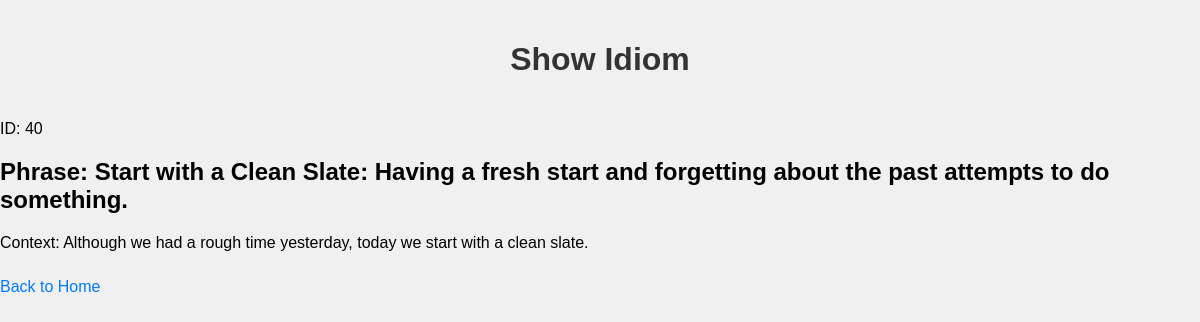
The app's page /show/40 with its own data.
### main.py (models this page shows)
class Idiom(db.Model):
    id = db.Column(db.Integer, primary_key=True)
    phrase = db.Column(db.String(80), unique=True, nullable=False)
    context = db.Column(db.String(120), nullable=False)

### main.py (the view)
@app.route('/show/<int:id>')
def show_idiom(id):
    idiom = Idiom.query.get_or_404(id)
    return render_template('show_idiom.html', idiom=idiom)

### templates/show_idiom.html (shortened to what this page needs)
<!DOCTYPE html>
<html>
    <head>
        <link rel="stylesheet" href="{{ url_for('static', filename='styles.css') }}">
    </head>
<body>
    <h1>Show Idiom</h1>
    <p>ID: {{ idiom.id }}</p>
    <h2>Phrase: {{ idiom.phrase }}</h2>
    <p>Context: {{ idiom.context }}</p>
    <a href="{{ url_for('home') }}">Back to Home</a>
</body>
</html>

### static/styles.css (style rules this page uses)
body { font-family: Arial, sans-serif; margin: 0; padding: 0; background-color: #f0f0f0; }
h1 { color: #333; text-align: center; padding: 20px 0; }
a { display: inline-block; margin: 10px 0; color: #007BFF; text-decoration: none; }

### records on screen
Idiom: id "40", phrase "Start with a Clean Slate: Having a fresh start and forgetting about the past attempts to do something.", context "Although we had a rough time yesterday, today we start with a clean slate."
